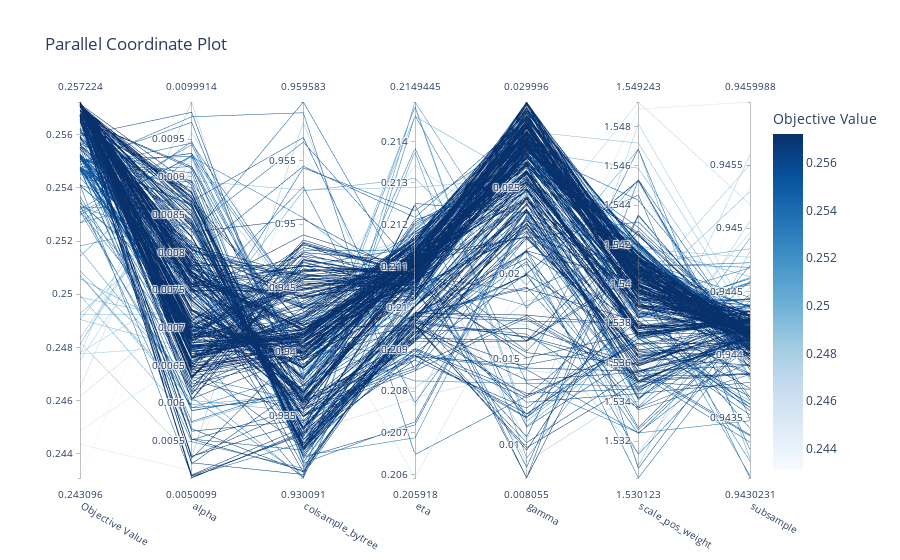

Here is the notebook cell this chart was saved with:
### Code cell
opt.visualization.plot_parallel_coordinate(xgb_study)

### Figure 1 — Plotly figure (JSON) as saved in the notebook; plotly's stock layout.template omitted (floating-point values rounded to 4 significant figures; data arrays with more than 128 entries replaced by an {"elided": "..."} marker saying what was removed)
{"data": [{"dimensions": [{"label": "Objective Value", "range": [0.2431, 0.2572], "values": {"elided": "380 float values"}}, {"label": "alpha", "range": [0.00501, 0.009991], "values": {"elided": "380 float values"}}, {"label": "colsample_bytree", "range": [0.9301, 0.9596], "values": {"elided": "380 float values"}}, {"label": "eta", "range": [0.2059, 0.2149], "values": {"elided": "380 float values"}}, {"label": "gamma", "range": [0.008055, 0.03], "values": {"elided": "380 float values"}}, {"label": "scale_pos_weight", "range": [1.53, 1.549], "values": {"elided": "380 float values"}}, {"label": "subsample", "range": [0.943, 0.946], "values": {"elided": "380 float values"}}], "labelangle": 30, "labelside": "bottom", "line": {"color": {"elided": "380 float values"}, "colorbar": {"title": {"text": "Objective Value"}}, "colorscale": [[0, "rgb(247,251,255)"], [0.125, "rgb(222,235,247)"], [0.25, "rgb(198,219,239)"], [0.375, "rgb(158,202,225)"], [0.5, "rgb(107,174,214)"], [0.625, "rgb(66,146,198)"], [0.75, "rgb(33,113,181)"], [0.875, "rgb(8,81,156)"], [1, "rgb(8,48,107)"]], "reversescale": false, "showscale": true}, "type": "parcoords"}], "layout": {"title": {"text": "Parallel Coordinate Plot"}}}
